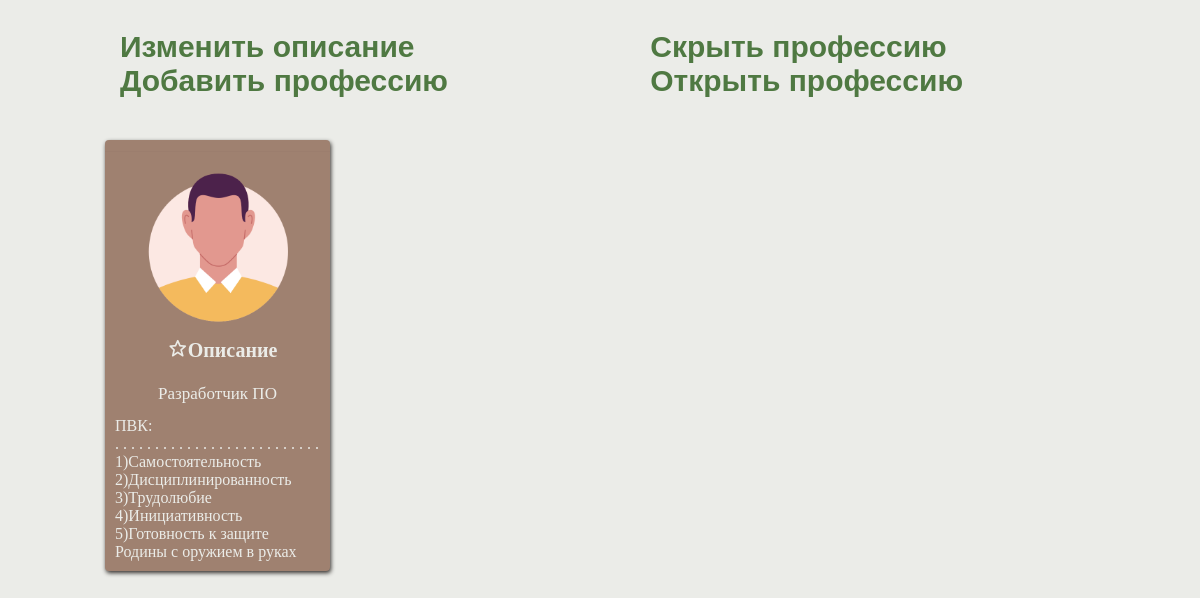
Screenshot of /opd2.com/links/lk_links/lk_admin/professions.php with the database file from the repository.
### tables this page shows
CREATE TABLE `profession` (
  `id` int(11) NOT NULL,
  `name` text NOT NULL,
  `description` text NOT NULL,
  `pvk1` text NOT NULL,
  `pvk2` text NOT NULL,
  `pvk3` text NOT NULL,
  `pvk4` text NOT NULL,
  `pvk5` text NOT NULL,
  `photo` text DEFAULT NULL,
  `can_display` tinyint(1) DEFAULT 0
);

### opd2.com/links/lk_links/lk_admin/professions.php (the view, shortened to what this page needs)
<?php
  $db = new PDO("mysql:host=localhost;dbname=opd",
  "root", "");
  $info = [];
  if ($query = $db->query("Select * from profession where can_display=1")) {
    $info = $query->fetchAll(PDO::FETCH_ASSOC);} else {
        print_r($db->errorInfo());
    }
?>
<?php
$id = $_GET['id'];
?>
<!DOCTYPE html>
<html lang="ru">
<head>
    <link rel="stylesheet" href="../../../assets/css/lk_css/lk_adm_css/professions.css">
    <link href='https://unpkg.com/boxicons@2.1.4/css/boxicons.min.css' rel='stylesheet'>
</head>
<body>
<header class="header">
<div class="container">
    <div class="header__inner">
    <nav class="navigation_left">
    <a class="nav__link" href="change_descr.php?id=<?php echo $id; ?>">Изменить описание</a>
    <a class="nav__link" href="add_prof.php?id=<?php echo $id; ?>">Добавить профессию</a>
    </nav>
    <nav class="navigation_right">
    <a class="nav__link" href="hiding_prof.php?id=<?php echo $id; ?>">Скрыть профессию</a>
    <a class="nav__link" href="uncover_prof.php?id=<?php echo $id; ?>">Открыть профессию</a>
    </nav>
    </div>
</div>
</header>
    <div class="cards">
    <?php foreach ($info as $data): ?>
  <div class="card">
    <div class="card__top">
    <div class="card__image">
      <img src="../../../assets/images/expert2.jpg"
        alt="Фото эксперта">/>
    </div>
    <div class="image__text">
        <h1> <i class='bx bx-star'></i>Описание</h1>
    </div>
  </div>
  <div class="card__bottom">
    <h1 class="card__title">
    <?php echo $data['name']; ?>
    </h1>
      <div class="pvk">
      ПВК: <br>. . . . . . . . . . . . . . . . . . . . . . . . . .<br>
      1)<?php echo $data['pvk1'];?><br> 2)<?php echo $data['pvk2']; ?><br> 3)<?php echo $data['pvk3']; ?><br>4)<?php echo $data['pvk4']; ?><br>5)<?php echo $data['pvk5']; ?></div>
  </div>
  </div>
  <?php endforeach; ?>
  </div>
</body>
</html>

### opd2.com/assets/css/lk_css/lk_adm_css/professions.css (style rules this page uses)
body { padding-top: 20px; margin: 0; background: #EBECE8; margin-bottom: 10px; }
.header { padding-top: 30px; width: 100%; position: absolute; top: 0; left: 0; right: 0; z-index: 1000; }
.header__inner { margin-right: 50px; margin-left: 100px; margin-bottom: 30px; display: flex; justify-content: space-between; align-items: center; }
.navigation_right { font-size: 20px; }
.navigation_left { font-size: 20px; }
.nav__link { font-size: 30px; font-family: "Source Sans Variable", sans-serif; font-weight: 600; color: #4F7942; display: inline-block; vertical-align: top; margin-left: 20px; position: relative; text-decoration: none; transition: color .1s liner; }
.nav__link:after { content: ""; display: block; width: 100%; height: 3px; background-color: #A2A2D0; opacity: 0; position: absolute; top: 100%; left: 0; z-index: 1; transition: opacity .1s linear; }
.cards { display: grid; grid-template-columns: repeat(auto-fill, 225px); width: 100%; max-width: 1000px; justify-content: center; justify-items: center; column-gap: 30px; row-gap: 40px; margin: 0px auto; margin-top: 120px; }
.card { background: #9F8170; width: 225px; min-height: 350px; box-shadow: 1px 2px 4px #332F2C; display: flex; flex-direction: column; border-radius: 4px; transition: 0.2s; position: relative; }
.card__top { flex: 0 0 220px; position: relative; overflow: hidden; }
.card__image { display: block; position: absolute; top: 0; left: 0; width: 100%; height: 100%; }
.card__image > img { width: 100%; height: 100%; object-fit: contain; transition: 0.2s; }
.image__text { width: 100%; height: 100%; position: absolute; box-sizing: border-box; top: 90%; transition: .5s; background: #9F8170; color: #EBECE8; }
.image__text h1 { text-align: center; font-size: 20px; margin-top: 0; margin-left: 10px; color: #EBECE8; }
.card__bottom { display: flex; flex-direction: column; flex: 1 0 auto; padding: 10px; }
.card__title { text-align: center; display: block; margin-bottom: 10px; font-weight: 400; font-size: 17px; line-height: 150%; color: #EBECE8; }
.pvk { color: #EBECE8; }

### rows the page displays
profession: name "Разработчик ПО", pvk1 "Самостоятельность", pvk2 "Дисциплинированность", pvk3 "Трудолюбие", pvk4 "Инициативность", pvk5 "Готовность к защите Родины с оружием в руках"
